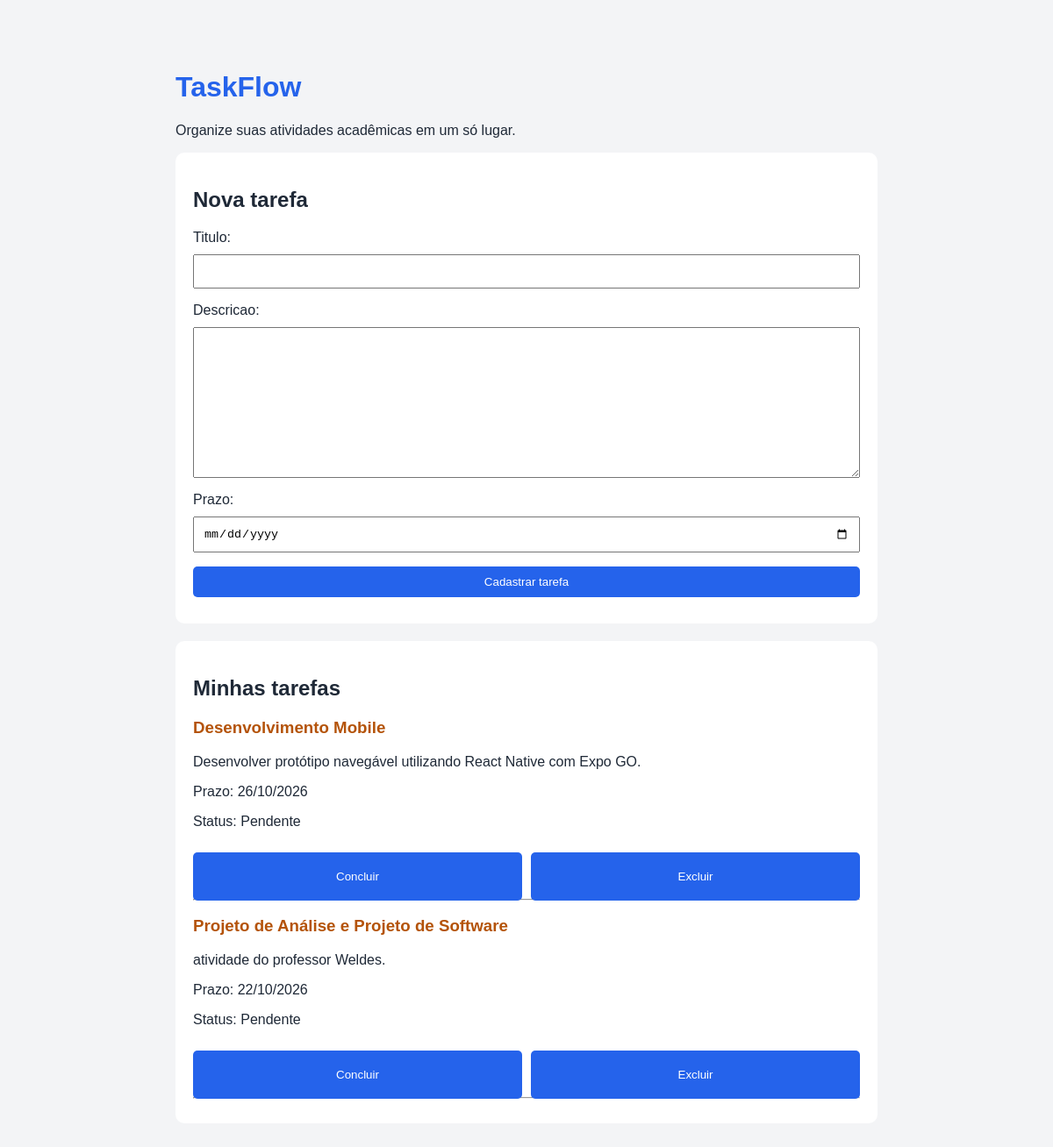
The page / on the database its author committed.
### tarefas/models.py (models this page shows, shortened)
class Tarefa(models.Model):
    titulo = models.CharField(max_length=120)
    descricao = models.TextField(blank=True)
    prazo = models.DateField(null=True, blank=True)
    concluida = models.BooleanField(default=False)

### tarefas/views.py (the view)
# urls.py: path("", views.lista_tarefas, name="lista_tarefas"),
def lista_tarefas(request):
    tarefas = Tarefa.objects.all().order_by("-id")
    formulario = TarefaForm()
    if request.method == "POST":
        formulario = TarefaForm(request.POST)
        if formulario.is_valid():
            formulario.save()
            return redirect("lista_tarefas")
    return render(
        request,
        "tarefas/lista.html",
        {
            "tarefas": tarefas,
            "formulario": formulario,
        },
    )

### tarefas/forms.py
class TarefaForm(forms.ModelForm):
    class Meta:
        model = Tarefa
        fields = ["titulo", "descricao", "prazo"]
        widgets = {
            "prazo": forms.DateInput(
                attrs={"type": "date"}
            ),
        }

### tarefas/templates/tarefas/lista.html (shortened to what this page needs)
<!DOCTYPE html>
<html lang="pt-BR">
<head>
</head>
<body>
    <h1>TaskFlow</h1>
    <p>Organize suas atividades acadêmicas em um só lugar.</p>
    <section class="card">
        <h2>Nova tarefa</h2>
        <form method="post">
            {{ formulario.as_p }}
            <button type="submit">Cadastrar tarefa</button>
        </form>
    </section>
    <section class="card">
        <h2>Minhas tarefas</h2>
        {% for tarefa in tarefas %}
            <article>
                <h3 class="{% if tarefa.concluida %}concluida{% else %}pendente{% endif %}">
                    {{ tarefa.titulo }}
                </h3>
                {% if tarefa.descricao %}
                    <p>{{ tarefa.descricao }}</p>
                {% endif %}
                {% if tarefa.prazo %}
                    <p>Prazo: {{ tarefa.prazo|date:"d/m/Y" }}</p>
                {% endif %}
                <p>
                    Status:
                    {% if tarefa.concluida %}
                        Concluída
                    {% else %}
                        Pendente
                    {% endif %}
                </p>
                <div class="acoes">
                    <form method="post" action="{% url 'concluir_tarefa' tarefa.id %}">
                        <button type="submit">
                            {% if tarefa.concluida %}
                                Reabrir
                            {% else %}
                                Concluir
                            {% endif %}
                        </button>
                    </form>
                    <form method="post" action="{% url 'excluir_tarefa' tarefa.id %}">
                        <button type="submit">Excluir</button>
                    </form>
                </div>
                <hr>
            </article>
        {% empty %}
            <p>Nenhuma tarefa cadastrada. Comece adicionando uma acima!</p>
        {% endfor %}
    </section>
</body>
</html>

### tarefas/templates/tarefas/lista.html (style rules this page uses)
body { font-family: Arial, sans-serif; background: #f3f4f6; color: #1f2937; max-width: 800px; margin: 40px auto; padding: 20px; }
h1 { color: #2563eb; }
.card { background: white; padding: 20px; margin-bottom: 20px; border-radius: 10px; }
input, textarea, button { display: block; width: 100%; box-sizing: border-box; margin: 10px 0; padding: 10px; }
button, .acao { background: #2563eb; color: white; border: none; border-radius: 5px; cursor: pointer; text-decoration: none; }
.pendente { color: #b45309; }
.acoes { display: flex; gap: 10px; }
.acoes form { flex: 1; }
.acoes button { height: 100%; }

### rows shown on the page
Tarefa: titulo "Desenvolvimento Mobile", descricao "Desenvolver protótipo navegável utilizando React Native com Expo GO.", prazo "26/10/2026", concluida "Pendente"
Tarefa: titulo "Projeto de Análise e Projeto de Software", descricao "atividade do professor Weldes.", prazo "22/10/2026", concluida "Pendente"
